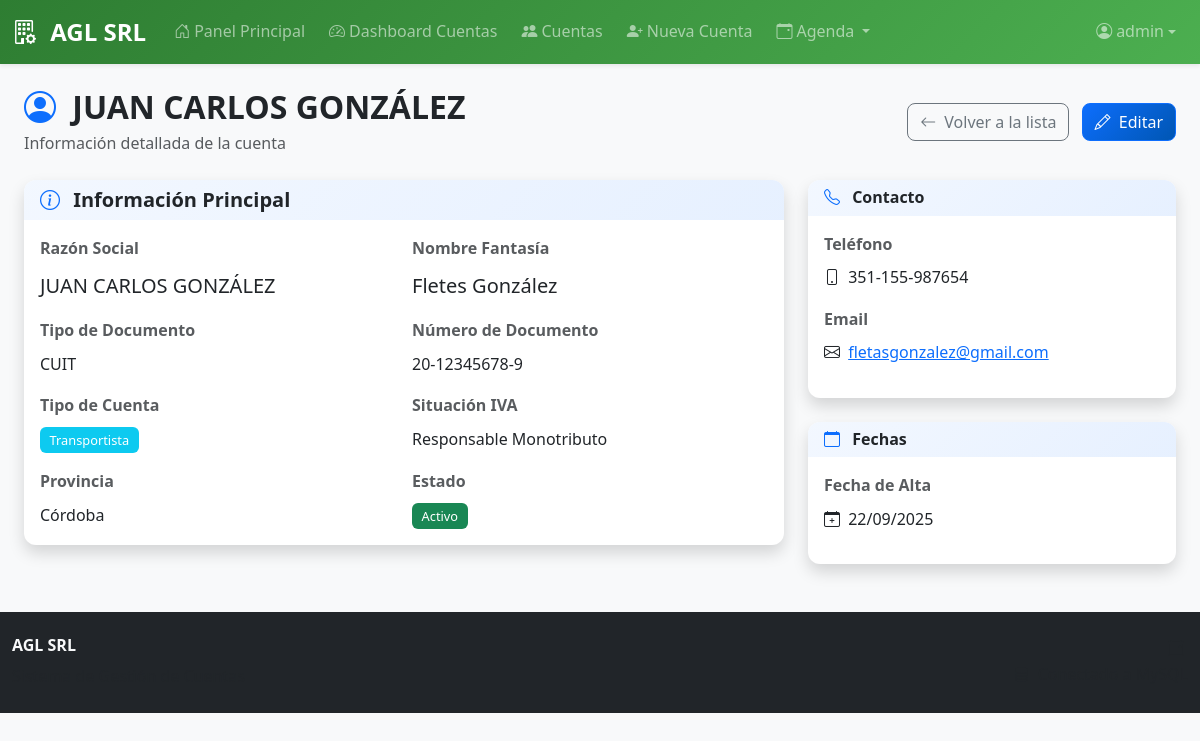
/cuentas/cuentas/5/ (signed in), run on the app's committed database.
### cuentas/models.py (models this page shows, shortened)
class cuenta(models.Model):
    id_cuenta = models.AutoField(primary_key=True)
    razon_social = models.TextField(max_length=150)  # requerido para facturar
    nombre_fantasia = models.TextField(max_length=150, null=True, blank=True)  # opcional
    numero_documento = models.TextField(max_length=15)
    tipo_documento_idtipo_documento = models.ForeignKey(
        tipo_documento, on_delete=models.PROTECT, null=True, blank=False
    )
    direccion_cuenta = models.TextField(max_length=200)
    pais_id = models.ForeignKey(pais, on_delete=models.PROTECT, null=True, blank=True)
    provincia_idprovincia = models.ForeignKey(provincia, on_delete=models.PROTECT, null=True)
    localidad_idlocalidad = models.ForeignKey(localidad, on_delete=models.PROTECT, null=True)
    telefono_cuenta = models.TextField(max_length=15, null=True, blank=True)
    celular_cuenta = models.TextField(max_length=15, null=True, blank=True)
    email_cuenta = models.TextField(max_length=150, null=True, blank=True)
    tipo_cuenta_id_tipo_cuenta = models.ForeignKey(tipo_cuenta, on_delete=models.PROTECT, null=True)
    situacionIva_idsituacionIva = models.ForeignKey(situacionIva, on_delete=models.PROTECT, null=True)
    activo = models.BooleanField(default=True)
    fecha_alta = models.DateField(auto_now_add=True)
    fecha_baja = models.DateField(null=True, blank=True)
    class Meta:
        constraints = [
            models.UniqueConstraint(
                fields=["tipo_documento_idtipo_documento", "numero_documento"],
                name="uq_cuenta_doc",
            )
        ]
        indexes = [
            models.Index(fields=["razon_social"]),
            models.Index(fields=["numero_documento"]),
            models.Index(fields=["tipo_cuenta_id_tipo_cuenta"]),
        ]

class tipo_documento(models.Model):
    idtipo_documento = models.AutoField(primary_key=True)
    descripcion = models.TextField(max_length=150)
    cod_afip = models.IntegerField()

class tipo_cuenta(models.Model):
    id_tipo_cuenta = models.AutoField(primary_key=True)
    descripcion = models.TextField(max_length=150)

class situacionIva(models.Model):
    idsituacionIva = models.AutoField(primary_key=True)
    descripcion = models.TextField(null=True, blank=True, max_length=150)
    reducida = models.TextField(null=True, blank=True, max_length=10)
    codigo_afip = models.IntegerField(
        null=True, blank=True, unique=True,
        help_text="Código oficial AFIP para la situación de IVA",
    )

class provincia(models.Model):
    id_provincia = models.AutoField(primary_key=True)
    nombre_provincia = models.TextField(max_length=150)
    codigo_provincia = models.TextField(max_length=6)
    pais_idpais = models.ForeignKey(pais, on_delete=models.PROTECT)

### cuentas/views.py (the view)
# urls.py: path('cuentas/<int:pk>/', views.DetalleCuentaView.as_view(), name='ver_cuenta'),
class DetalleCuentaView(LoginRequiredMixin, DetailView):
    model = cuenta
    template_name = 'cuentas/detalle_cuenta.html'
    context_object_name = 'cuenta'
    login_url = 'main:login'
    def get_queryset(self):
        return cuenta.objects.select_related(
            'provincia_idprovincia',
            'tipo_cuenta_id_tipo_cuenta',
            'situacionIva_idsituacionIva',
            'tipo_documento_idtipo_documento'
        ).prefetch_related(
            'contactos',
            'direcciones__pais_id',
            'direcciones__provincia_idprovincia',
            'direcciones__localidad_idlocalidad'
        )

### cuentas/templates/cuentas/detalle_cuenta.html (shortened to what this page needs)
{% extends 'cuentas/base.html' %}
{% load static %}
{% block content %}
<div class="container-fluid">
    <div class="row mb-4">
        <div class="col-12">
            <div class="d-flex justify-content-between align-items-center">
                <div>
                    <h1 class="h2 mb-1 fw-bold text-dark">
                        <i class="bi bi-person-circle me-2 text-primary"></i>
                        {{ cuenta.razon_social }}
                    </h1>
                    <p class="text-muted mb-0">
                        Información detallada de la cuenta
                    </p>
                </div>
                <div>
                    <a href="{% url 'cuentas:lista_cuentas' %}" class="btn btn-outline-secondary me-2">
                        <i class="bi bi-arrow-left me-1"></i>
                        Volver a la lista
                    </a>
                    <a href="{% url 'cuentas:editar_cuenta' cuenta.id_cuenta %}" class="btn btn-primary">
                        <i class="bi bi-pencil me-1"></i>
                        Editar
                    </a>
                </div>
            </div>
        </div>
    </div>
    <div class="row">
        <div class="col-lg-8">
            <div class="card border-0 shadow">
                <div class="card-header bg-white border-bottom-0">
                    <h5 class="mb-0 fw-bold">
                        <i class="bi bi-info-circle me-2 text-primary"></i>
                        Información Principal
                    </h5>
                </div>
                <div class="card-body">
                    <div class="row g-3">
                        <div class="col-md-6">
                            <label class="form-label fw-semibold text-muted">Razón Social</label>
                            <p class="fs-5 mb-0">{{ cuenta.razon_social }}</p>
                        </div>
                        {% if cuenta.nombre_fantasia %}
                        <div class="col-md-6">
                            <label class="form-label fw-semibold text-muted">Nombre Fantasía</label>
                            <p class="fs-5 mb-0">{{ cuenta.nombre_fantasia }}</p>
                        </div>
                        {% endif %}
                        <div class="col-md-6">
                            <label class="form-label fw-semibold text-muted">Tipo de Documento</label>
                            <p class="mb-0">{{ cuenta.tipo_documento_idtipo_documento.descripcion }}</p>
                        </div>
                        <div class="col-md-6">
                            <label class="form-label fw-semibold text-muted">Número de Documento</label>
                            <p class="mb-0">{{ cuenta.numero_documento }}</p>
                        </div>
                        <div class="col-md-6">
                            <label class="form-label fw-semibold text-muted">Tipo de Cuenta</label>
                            <p class="mb-0">
                                <span class="badge bg-info">{{ cuenta.tipo_cuenta_id_tipo_cuenta.descripcion }}</span>
                            </p>
                        </div>
                        <div class="col-md-6">
                            <label class="form-label fw-semibold text-muted">Situación IVA</label>
                            <p class="mb-0">{{ cuenta.situacionIva_idsituacionIva.descripcion }}</p>
                        </div>
                        {% if cuenta.provincia_idprovincia %}
                        <div class="col-md-6">
                            <label class="form-label fw-semibold text-muted">Provincia</label>
                            <p class="mb-0">{{ cuenta.provincia_idprovincia.nombre_provincia }}</p>
                        </div>
                        {% endif %}
                        <div class="col-md-6">
                            <label class="form-label fw-semibold text-muted">Estado</label>
                            <p class="mb-0">
                                <span class="badge bg-{% if cuenta.activo %}success{% else %}danger{% endif %}">
                                    {% if cuenta.activo %}Activo{% else %}Inactivo{% endif %}
                                </span>
                            </p>
                        </div>
                    </div>
                </div>
            </div>
        </div>
        <div class="col-lg-4">
            <div class="card border-0 shadow mb-4">
                <div class="card-header bg-white border-bottom-0">
                    <h6 class="mb-0 fw-bold">
                        <i class="bi bi-telephone me-2 text-primary"></i>
                        Contacto
                    </h6>
                </div>
                <div class="card-body">
                    {% if cuenta.telefono_cuenta %}
                    <div class="mb-3">
                        <label class="form-label fw-semibold text-muted">Teléfono</label>
                        <p class="mb-0">
                            <i class="bi bi-phone me-1"></i>
                            {{ cuenta.telefono_cuenta }}
                        </p>
                    </div>
                    {% endif %}
                    {% if cuenta.email_cuenta %}
                    <div class="mb-3">
                        <label class="form-label fw-semibold text-muted">Email</label>
                        <p class="mb-0">
                            <i class="bi bi-envelope me-1"></i>
                            <a href="mailto:{{ cuenta.email_cuenta }}">{{ cuenta.email_cuenta }}</a>
                        </p>
                    </div>
                    {% endif %}
                </div>
            </div>
            <div class="card border-0 shadow">
                <div class="card-header bg-white border-bottom-0">
                    <h6 class="mb-0 fw-bold">
                        <i class="bi bi-calendar me-2 text-primary"></i>
                        Fechas
                    </h6>
                </div>
                <div class="card-body">
                    <div class="mb-3">
                        <label class="form-label fw-semibold text-muted">Fecha de Alta</label>
                        <p class="mb-0">
                            <i class="bi bi-calendar-plus me-1"></i>
                            {{ cuenta.fecha_alta|date:"d/m/Y" }}
                        </p>
                    </div>
                </div>
            </div>
        </div>
    </div>
</div>
{% endblock %}

### cuentas/templates/cuentas/base.html (shortened to what this page needs)
<!DOCTYPE html>
<html lang="es" data-bs-theme="light">
<head>
    <link href="https://cdn.jsdelivr.net/npm/bootstrap@5.3.2/dist/css/bootstrap.min.css" rel="stylesheet">
    <link rel="stylesheet" href="https://cdn.jsdelivr.net/npm/bootstrap-icons@1.11.1/font/bootstrap-icons.css">
    <link rel="stylesheet" href="https://cdnjs.cloudflare.com/ajax/libs/animate.css/4.1.1/animate.min.css">
    {% load static %}
    <link rel="stylesheet" href="{% static 'cuentas/css/custom.css' %}">
</head>
<body class="bg-light">
    {% if user.is_authenticated %}
    <nav class="navbar navbar-expand-lg navbar-dark bg-cuentas shadow-sm">
        <div class="container-fluid">
            <a class="navbar-brand fw-bold" href="{% url 'cuentas:dashboard' %}">
                <i class="bi bi-building-gear me-2"></i>
                AGL SRL
            </a>
            <div class="collapse navbar-collapse" id="navbarNav">
                <ul class="navbar-nav me-auto">
                    <li class="nav-item">
                        <a class="nav-link {% if request.resolver_match.url_name == 'panel' %}active{% endif %}"
                           href="{% url 'main:panel' %}">
                            <i class="bi bi-house-door me-1"></i>Panel Principal
                        </a>
                    </li>
                    <li class="nav-item">
                        <a class="nav-link {% if request.resolver_match.url_name == 'dashboard' %}active{% endif %}"
                           href="{% url 'cuentas:dashboard' %}">
                            <i class="bi bi-speedometer2 me-1"></i>Dashboard Cuentas
                        </a>
                    </li>
                    <li class="nav-item">
                        <a class="nav-link {% if request.resolver_match.url_name == 'lista_cuentas' %}active{% endif %}"
                           href="{% url 'cuentas:lista_cuentas' %}">
                            <i class="bi bi-people-fill me-1"></i>Cuentas
                        </a>
                    </li>
                    <li class="nav-item">
                        <a class="nav-link {% if request.resolver_match.url_name == 'crear_cuenta' %}active{% endif %}"
                           href="{% url 'cuentas:crear_cuenta' %}">
                            <i class="bi bi-person-plus-fill me-1"></i>Nueva Cuenta
                        </a>
                    </li>
                    <li class="nav-item dropdown">
                        <a class="nav-link dropdown-toggle" href="#" role="button" data-bs-toggle="dropdown" aria-expanded="false">
                            <i class="bi bi-calendar-event me-1"></i>Agenda
                        </a>
                    </li>
                </ul>
                <div class="navbar-nav">
                    <li class="nav-item dropdown">
                        <a class="nav-link dropdown-toggle d-flex align-items-center" href="#" role="button"
                           data-bs-toggle="dropdown">
                            <i class="bi bi-person-circle me-1"></i>
                            {{ user.username }}
                        </a>
                    </li>
                </div>
            </div>
        </div>
    </nav>
    {% endif %}
    <main class="{% if user.is_authenticated %}container-fluid mt-4{% else %}d-flex align-items-center min-vh-100{% endif %}">
        {% block content %}{% endblock %}
    </main>
    {% if user.is_authenticated %}
    <footer class="bg-dark text-light mt-5 py-4">
        <div class="container-fluid">
            <div class="row">
                <div class="col-md-6">
                    <h6 class="fw-bold">AGL SRL</h6>
                    <p class="mb-0 text-muted">Sistema de Gestión de Cuentas</p>
                </div>
                <div class="col-md-6 text-md-end">
                    <p class="mb-0 text-muted">
                        <i class="bi bi-calendar-event me-1"></i>
                    </p>
                    <p class="mb-0 text-muted">
                        <i class="bi bi-database-fill me-1"></i>
                    </p>
                </div>
            </div>
        </div>
    </footer>
    {% endif %}
</body>
</html>

### cuentas/static/cuentas/css/custom.css (style rules this page uses)
:root { --agl-primary: #0d6efd; --agl-secondary: #6c757d; --agl-success: #198754; --agl-danger: #dc3545; --agl-warning: #ffc107; --agl-info: #0dcaf0; --agl-light: #f8f9fa; --agl-dark: #212529; --agl-gradient: linear-gradient(135deg, var(--agl-primary) 0%, #0056b3 100%); --shadow-sm: 0 0.125rem 0.25rem rgba(0, 0, 0, 0.075); --shadow: 0 0.5rem 1rem rgba(0, 0, 0, 0.15); --shadow-lg: 0 1rem 3rem rgba(0, 0, 0, 0.175); }
body { font-family: 'Segoe UI', Tahoma, Geneva, Verdana, sans-serif; background-color: #f8f9fa; line-height: 1.6; }
.navbar-brand { font-size: 1.5rem; font-weight: 700; }
.navbar-nav .nav-link { font-weight: 500; transition: all 0.3s ease; border-radius: 0.375rem; margin: 0 0.25rem; }
.card { border-radius: 0.75rem; border: 1px solid rgba(0, 0, 0, 0.08); box-shadow: 0 4px 6px rgba(0, 0, 0, 0.1), 0 1px 3px rgba(0, 0, 0, 0.08); }
.card-header { border-radius: 0.75rem 0.75rem 0 0 !important; background: linear-gradient(135deg, rgba(13, 110, 253, 0.05) 0%, rgba(13, 110, 253, 0.1) 100%); border-bottom: 1px solid rgba(13, 110, 253, 0.1); }
.btn { border-radius: 0.5rem; font-weight: 500; border-width: 1.5px; transition: none !important; }
.btn-primary { background: var(--agl-gradient); border-color: var(--agl-primary); }
.form-label { font-weight: 600; color: var(--agl-dark); margin-bottom: 0.5rem; }
.badge { font-weight: 500; padding: 0.5em 0.75em; border-radius: 0.375rem; font-size: 0.8rem; }

### cuentas/templates/cuentas/base.html (style rules this page uses)
.navbar-dark.bg-cuentas { background: linear-gradient(135deg, #2e7d32, #4caf50) !important; }

### cuentas/templates/cuentas/detalle_cuenta.html (style rules this page uses)
.card { transition: box-shadow 0.3s ease; }

### data on the page
cuenta: razon_social "JUAN CARLOS GONZÁLEZ", nombre_fantasia "Fletes González", tipo_documento_idtipo_documento.descripcion "CUIT", numero_documento "20-12345678-9", tipo_cuenta_id_tipo_cuenta.descripcion "Transportista", situacionIva_idsituacionIva.descripcion "Responsable Monotributo", provincia_idprovincia.nombre_provincia "Córdoba", telefono_cuenta "351-155-987654", email_cuenta "fletasgonzalez@gmail.com", fecha_alta "22/09/2025"

### other printed values
{{ user.username }} "admin"
